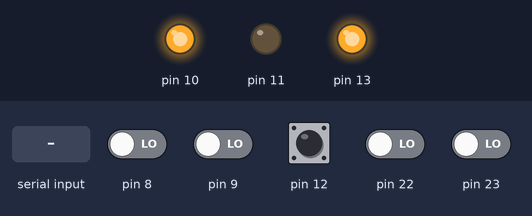
This sketch was run on a simulated Arduino Uno, built with avr-gcc and run on an emulated ATmega328P. Shown: output pins drawn as LEDs (lit = HIGH). The inputs (shaded band) are chosen by the test bench; at power-on: pin 12 HIGH, pin 8, pin 9, pin 22, pin 23 LOW. What the sketch prints to the serial monitor is not drawn.

Above: at 1.2 s.
1.3 s: byte 30 received over Serial
At 2.5 s:
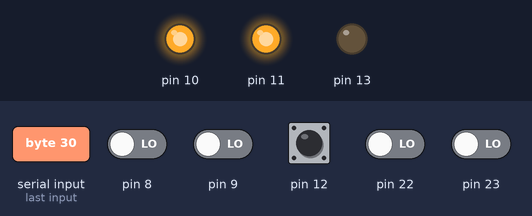
2.8 s: byte 90 received over Serial
At 3.9 s:
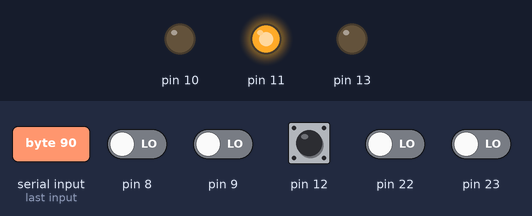
4.3 s: byte 120 received over Serial
At 5.0 s:
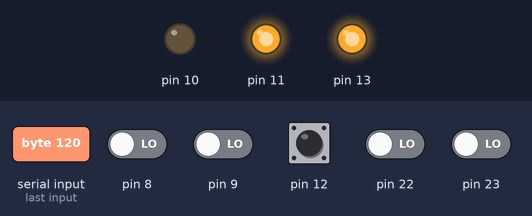
Timing chart, 0 to 7.3 s (numbered marks = the images above; inputs shaded):
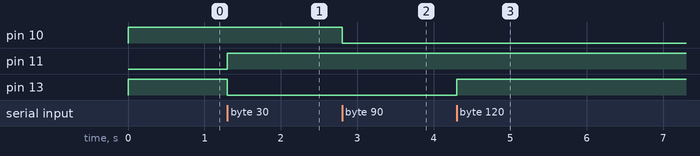

The sketch:

arduinobitbang.ino
```cpp
/*
Attempt to talk to CSR Bluetooth chip SPI
 */
#include <inttypes.h>
#include <avr/interrupt.h>
#include <avr/io.h>

uint8_t pinChipSelect=_BV(2);
uint8_t pinMOSI=_BV(3);
uint8_t pinMISO=_BV(4);
uint8_t pinCLK=_BV(5);

uint8_t nOutMask=pinChipSelect|pinMOSI|pinCLK;
uint8_t nInMask=pinMISO;
uint8_t nOutput=pinChipSelect|pinMOSI|pinCLK;
uint8_t nDefault=pinChipSelect|pinCLK|pinMISO;

void setup()
{
  // start serial port at 9600 bps:
  Serial.begin(256000);
  DDRB=(DDRB&~(nInMask|nOutMask))|nOutput;
  PORTB=(PORTB&~(nInMask|nOutMask))|nDefault;
}

void loop()
{
  // if we get a valid byte, read analog ins:
  if (Serial.available() > 0) {
    uint8_t in=Serial.read();
    PORTB=(PORTB&~nOutMask)|(in&nOutMask);
    Serial.write(PINB&nInMask);
  }
}
```

Measured:
- after the input at 1.3 s, pin 11: LOW → HIGH at once; pin 13: HIGH → LOW at once
- after the input at 2.8 s, pin 10: HIGH → LOW at once
- after the input at 4.3 s, pin 13: LOW → HIGH at once
